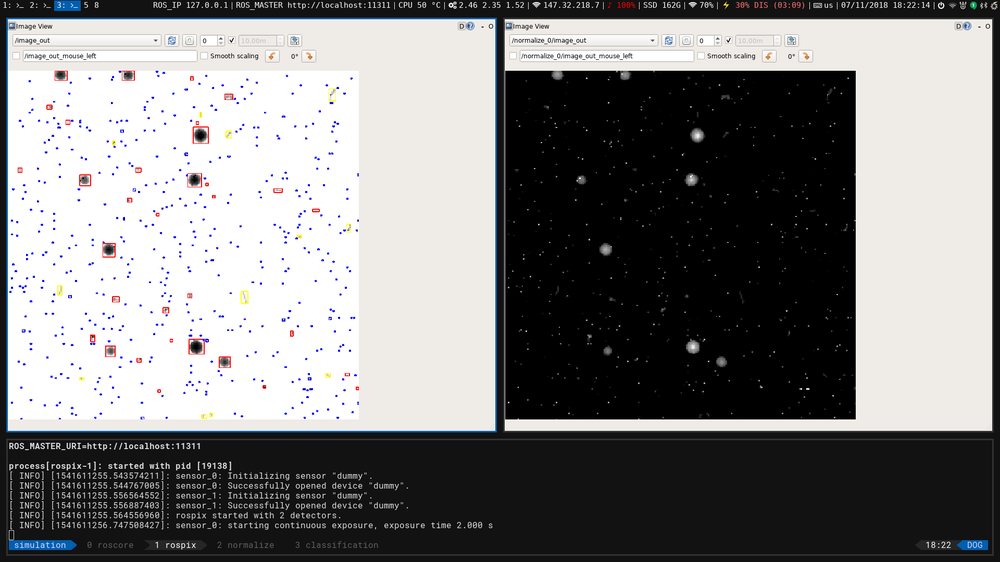
#> input picture misc/rospix.png, 1000 x 562 px, shrunk from 1920 x 1080 before the run
$ python -i extractionFcns.py   (imports and definitions only)   (older library calls are emulated)
#> lines starting #> are read from the running program, lines starting #| are printed output that depends on the picture; after the words box and inside, x2 and y2 are one past the last pixel; in counts of white or black regions, pixels touching at a corner belong together
'''
This file contains various feature extractors which are used by the FeatureExtractor class.
All the functions must have the same interface: first input attribute is a 2D numpy array
containing image, other arguments, if needed, can be added as keyword arguments. Each
calculated feature can be only 1D and its datatype must be supported by the database backend
of the DataManager (currently SQLite).
'''

import numpy as np
from skimage.morphology import skeletonize, convex_hull_image, binary_erosion, binary_opening, binary_closing, binary_dilation
from skimage.measure import label
from scipy.ndimage.morphology import distance_transform_cdt
import networkx as nx

# [14 lines left out: functions area, energy, not called in this run]

def pixel_energy(image):
    return np.sum(image)/np.count_nonzero(image)

def chull_occupancy(image):
    return float(np.count_nonzero(image))/float(chull_area(image))

# [48 lines left out: function nr_crossings, not called in this run]

def fractal_dimension(image):
    im = np.copy(image)
    # increase resolution


# [38 lines left out: functions skeleton, chull_area, linear_fit, not called in this run]

def skeleton_chull_ratio(image):
    sk = skeleton(image)
    return np.sum(sk)/chull_area(image)


# [116 lines left out: functions pixels_direction, tortuosity, dist_mean, dist_std, eig_ratio, boxiness and 2 more, not called in this run]

def q10(image):
    return np.percentile(image, 10)

def q50(image):
    return np.percentile(image, 50)

def q90(image):
    return np.percentile(image, 90)

def e1(image):
    bim = image>0
    e1 = np.zeros(image.shape).astype(dtype='bool')
    e2 = np.zeros(image.shape)
    e3 = np.zeros(image.shape)
    e4 = np.zeros(image.shape)
    # detect pixels which are connected with background only with one edge
    ses = [[[0,1,0],[1,1,0],[0,1,0]],
           [[0,1,0],[1,1,1],[0,0,0]],
           [[0,1,0],[0,1,1],[0,1,0]],
           [[0,0,0],[1,1,1],[0,1,0]]]
    ses2 = [[[0,0,0],[0,0,1],[0,0,0]],
           [[0,0,0],[0,0,0],[0,1,0]],
           [[0,0,0],[1,0,0],[0,0,0]],
           [[0,1,0],[0,0,0],[0,0,0]]]
    for i,se in enumerate(ses):
        e1 = np.bitwise_or(e1, hmtransform(bim, se, ses2[i]))
    # detect pixels connected with background with two edges
    ses = [[[1,1,1],
            [1,1,0],
            [1,0,0]],
           [[1,0,0],
            [1,1,0],
            [1,1,1]],
           [[0,0,1],
            [0,1,1],
            [1,1,1]],
           [[1,0,0],
            [1,1,0],
            [1,1,1]],
           [[0,1,0],
            [0,1,0],
            [0,1,0]],
           [[0,0,0],
            [1,1,1],
            [0,0,0]]]
    return np.sum(e1)


# [89 lines left out: functions e2, e3, e4, not called in this run]

def bheigth(image):
    return image.shape[0]

def bwidth(image):
    return image.shape[1]

def hmtransform(bim, se1, se2):
    im2 = np.zeros((bim.shape[0]+2, bim.shape[1]+2)).astype(dtype='bool')
    im2[1:bim.shape[0]+1, 1:bim.shape[1]+1]=bim
    im2 = np.bitwise_and(binary_erosion(im2, selem=np.array(se1).astype(dtype='bool')),
                   binary_erosion(np.bitwise_not(im2),
                                  selem=np.array(se2).astype(dtype='bool')))
    return im2[1:-1, 1:-1]


# [67 lines left out: functions fractal_dimension, bin2graph, not called in this run]

# [28 lines not run here, left out]

>>> import cv2
>>> picture = cv2.imread('../../misc/rospix.png', cv2.IMREAD_GRAYSCALE)
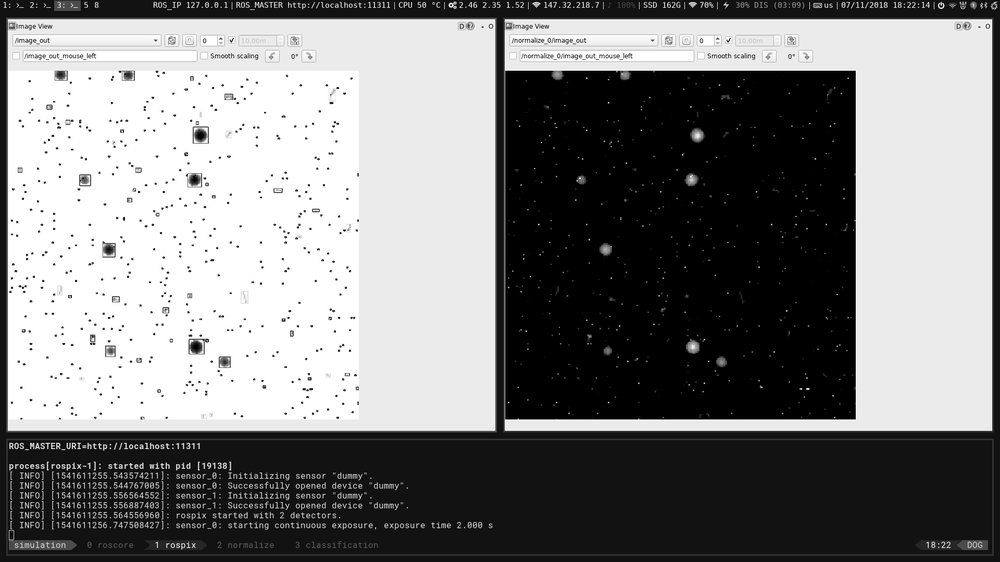
#> picture: shape (562, 1000); min 0, max 255, mean 127.7
>>> result = e1(picture)
#> in e1, `bim = image>0`:
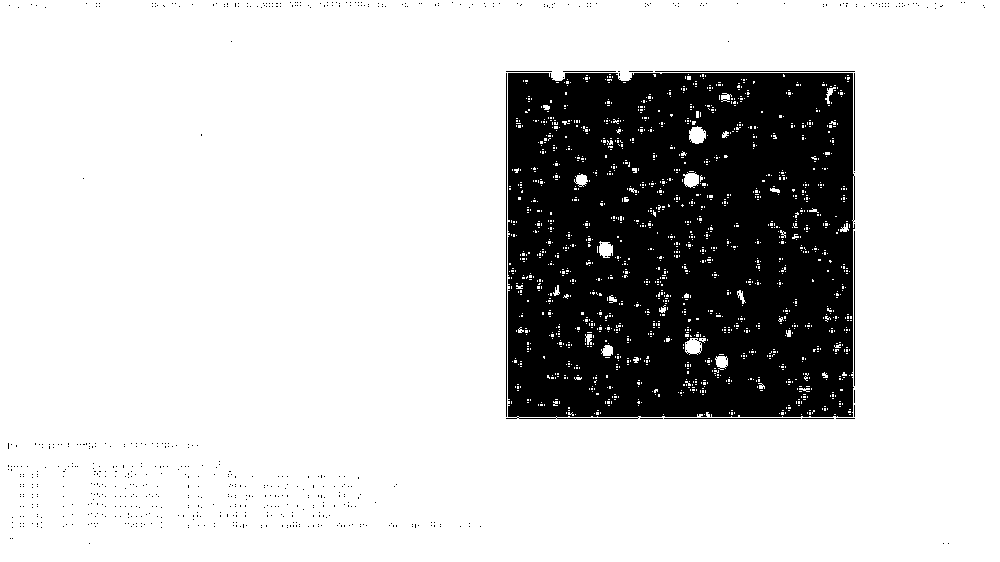
#> bim: shape (562, 1000) bool; 79.8% white; 637 black regions (626 under 20 px), largest, box (x1, y1, x2, y2) and area: (506, 73, 855, 419) 111735, (506, 73, 507, 417) 344, (655, 71, 855, 72) 200
#> the loop in e1, `for i,se in enumerate(ses):` made 4 passes
#> pass 1, in hmtransform, `im2 = np.bitwise_and(binary_erosion(im2, selem=np.array(se1).astype(dt..`:
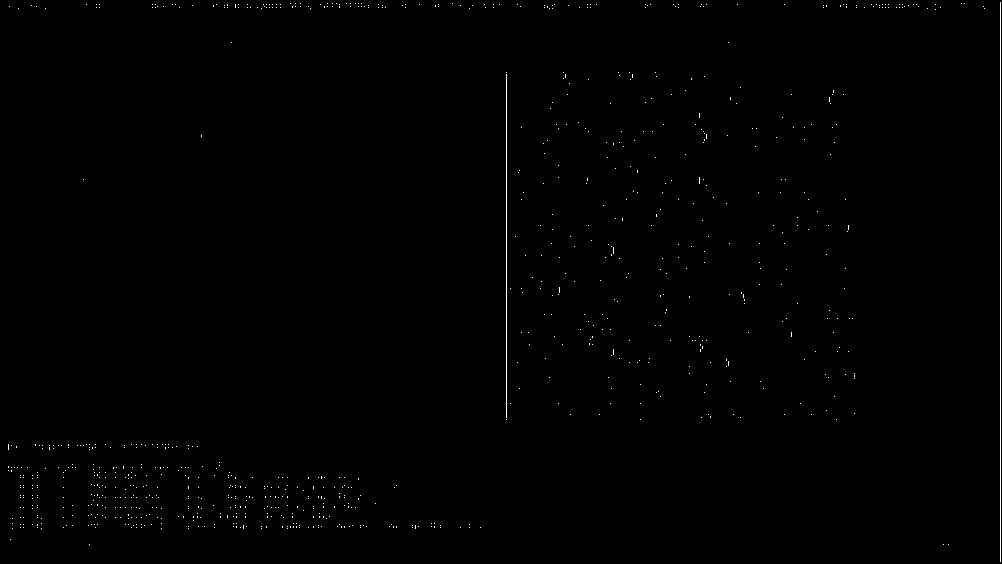
#> im2: shape (564, 1002) bool; 0.35% white in thin lines or dots
#> pass 2, in hmtransform (call 2), `im2 = np.bitwise_and(binary_erosion(im2, selem=np.array(se1).astype(dt..`:
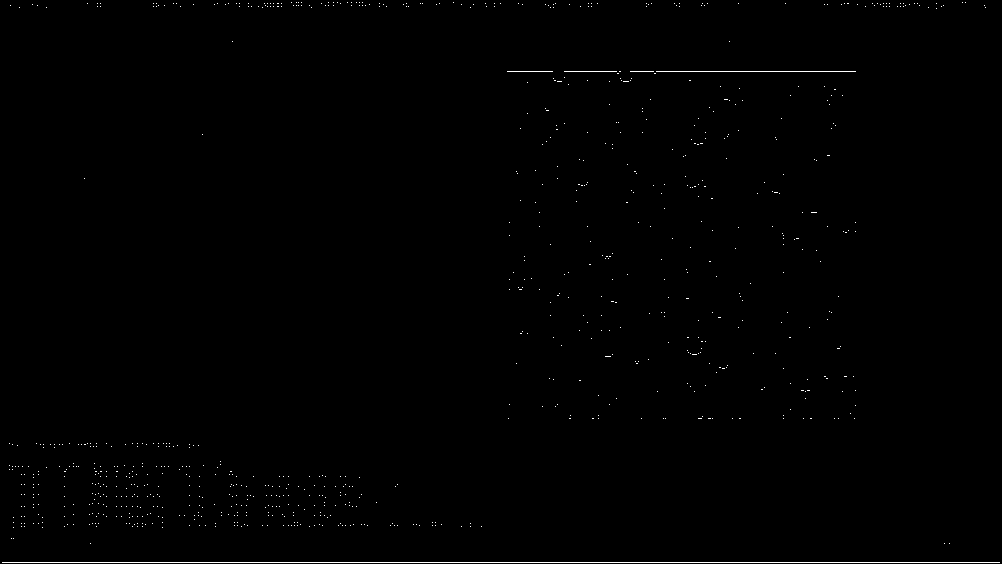
#> im2: shape (564, 1002) bool; 0.41% white in thin lines or dots
#> pass 2, in e1, `e1 = np.bitwise_or(e1, hmtransform(bim, se, ses2[i]))`:
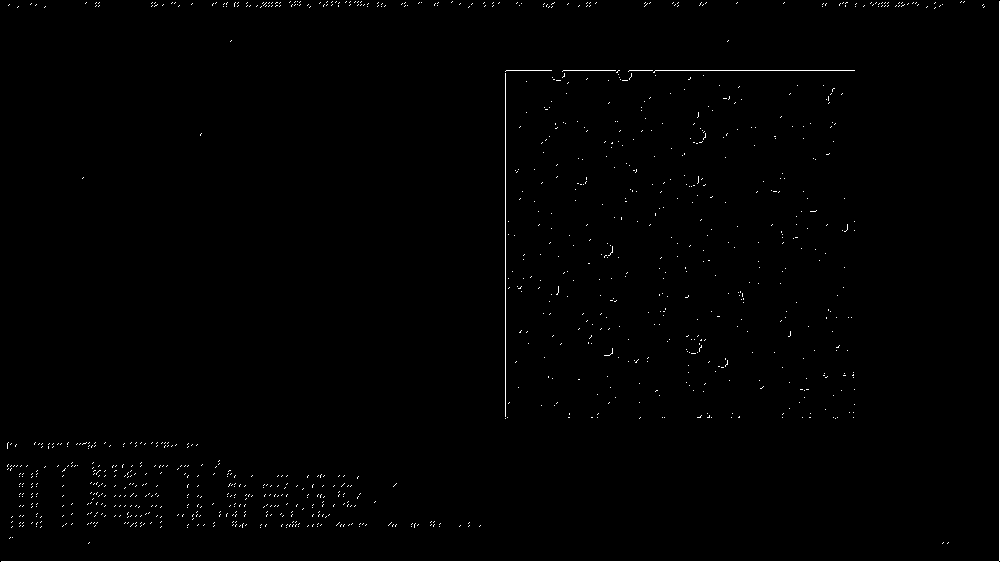
#> e1: shape (562, 1000) bool; 0.76% white in thin lines or dots
#> after the loop in e1, `for i,se in enumerate(ses):`:
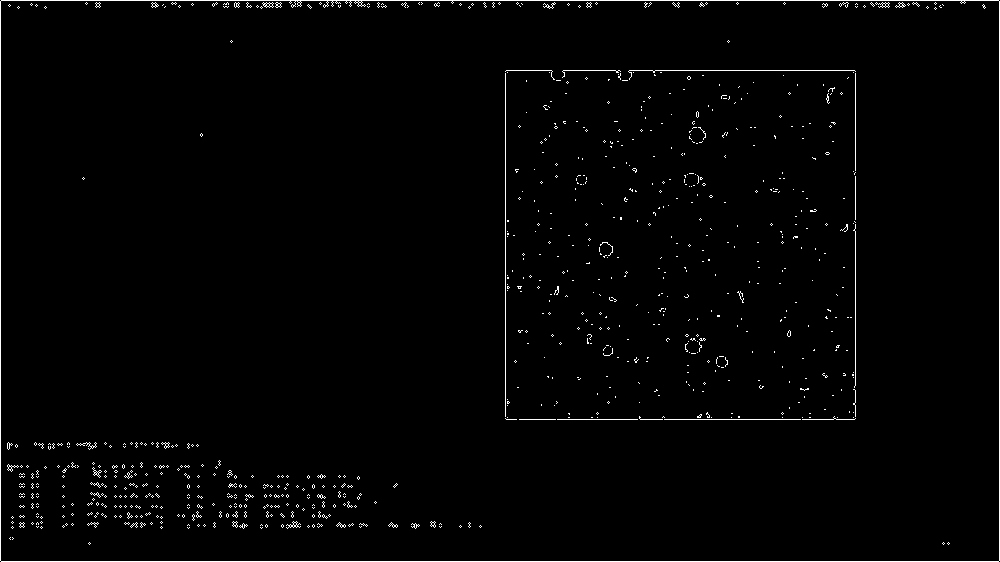
#> e1: shape (562, 1000) bool; 1.5% white in thin lines or dots
#> result = 8581
